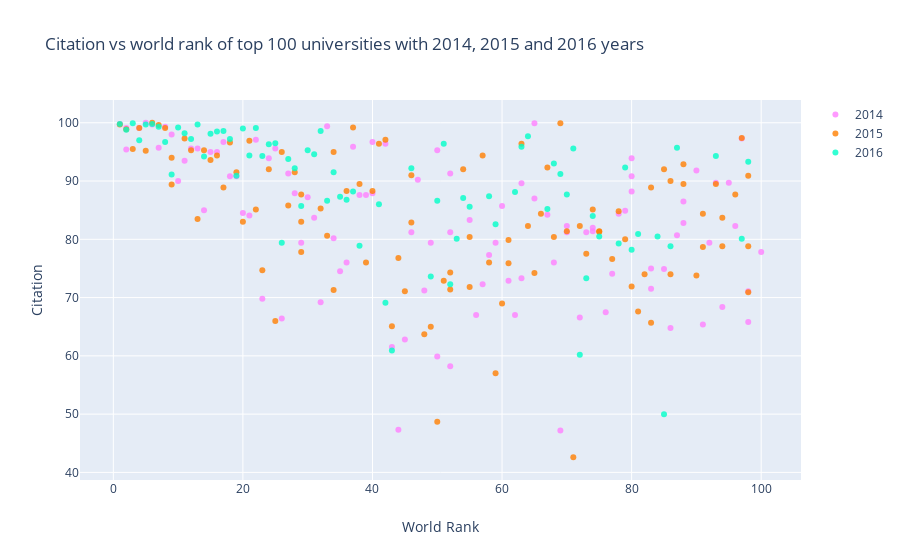

Notebook code cell kept with this figure:
### Markdown cell above
<a id="3"></a> <br>
# Scatter

<font color='red'>
Scatter 예제: 인용 vs 2014,2015,2016년 탑100대학들


<font color='black'>
    
* Import graph_objs as *go*
* 정보(traces)
    * x = x axis
    * y = y axis
    * mode = marker, line 또는 marker + line와 같은 plot의 타입
    * name = plots의 이름
    * marker = marker는 dictionary와 함께 사용한다.
        * color = 선의 색깔. RGB(빨강, 초록, 파랑)과 투명도(alpha)이 필요함.
    * text = hover text (hover는 curser이다.)
* data = 위에서 생성한 정보들을 담는 list.
* layout = it is dictionary.
    * title = title of layout
    * x axis = it is dictionary
        * title = label of x axis
        * ticklen = length of x axis ticks
        * zeroline = zeroline을 표시할 것인지 안할것인지.
    * y axis = it is dictionary and same with x axis
* fig = 그것은 data와 layout을 포함한다.
* iplot() = data와 layout으로 생성된 도형을 plot으로 만듭니다.

### Code cell
# 준비된 data frames
df2014 = timesData[timesData.year == 2014].iloc[:100,:]
df2015 = timesData[timesData.year == 2015].iloc[:100,:]
df2016 = timesData[timesData.year == 2016].iloc[:100,:]
# import graph objects as "go"
import plotly.graph_objs as go
# creating trace1
trace1 =go.Scatter(
                    x = df2014.world_rank,
                    y = df2014.citations,
                    mode = "markers",
                    name = "2014",
                    marker = dict(color = 'rgba(255, 128, 255, 0.8)'),
                    text= df2014.university_name)
# creating trace2
trace2 =go.Scatter(
                    x = df2015.world_rank,
                    y = df2015.citations,
                    mode = "markers",
                    name = "2015",
                    marker = dict(color = 'rgba(255, 128, 2, 0.8)'),
                    text= df2015.university_name)
# creating trace3
trace3 =go.Scatter(
                    x = df2016.world_rank,
                    y = df2016.citations,
                    mode = "markers",
                    name = "2016",
                    marker = dict(color = 'rgba(0, 255, 200, 0.8)'),
                    text= df2016.university_name)
data = [trace1, trace2, trace3]
layout = dict(title = 'Citation vs world rank of top 100 universities with 2014, 2015 and 2016 years',
              xaxis= dict(title= 'World Rank',ticklen= 5,zeroline= False),
              yaxis= dict(title= 'Citation',ticklen= 5,zeroline= False)
             )
fig = dict(data = data, layout = layout)
iplot(fig)

### Figure 1 — Plotly figure (JSON) as saved in the notebook; plotly's stock layout.template omitted (floating-point values rounded to 4 significant figures)
{"data": [{"marker": {"color": "rgba(255, 128, 255, 0.8)"}, "mode": "markers", "name": "2014", "text": ["California Institute of Technology", "Harvard University", "University of Oxford", "Stanford University", "Massachusetts Institute of Technology", "Princeton University", "University of Cambridge", "University of California, Berkeley", "University of Chicago", "Imperial College London", "Yale University", "University of California, Los Angeles", "Columbia University", "ETH Zurich – Swiss Federal Institute of Technology Zurich", "Johns Hopkins University", "University of Pennsylvania", "Duke University", "University of Michigan", "Cornell University", "University of Toronto", "University College London", "Northwestern University", "University of Tokyo", "Carnegie Mellon University", "University of Washington", "National University of Singapore", "University of Texas at Austin", "Georgia Institute of Technology", "University of Illinois at Urbana-Champaign", "University of Wisconsin-Madison", "University of British Columbia", "London School of Economics and Political Science", "University of California, Santa Barbara", "University of Melbourne", "McGill University", "Karolinska Institute", "École Polytechnique Fédérale de Lausanne", "King’s College London", "University of Edinburgh", "New York University", "University of California, San Diego", "Washington University in St Louis", "University of Hong Kong", "Seoul National University", "Peking University", "University of Minnesota", "University of North Carolina at Chapel Hill", "Australian National University", "Pennsylvania State University", "Boston University", "Tsinghua University", "Brown University", "Kyoto University", "University of California, Davis", "LMU Munich", "Korea Advanced Institute of Science and Technology (KAIST)", "Hong Kong University of Science and Technology", "University of Manchester", "Ohio State University", "Pohang University of Science and Technology", "KU Leuven", "Purdue University", "The University of Queensland", "University of Göttingen", "Rice University", "École Normale Supérieure", "Leiden University", "Heidelberg University", "Delft University of Technology", "University of Southern California", "École Polytechnique", "University of Sydney", "Erasmus University Rotterdam", "University of Basel", "Utrecht University", "Nanyang Technological University", "Wageningen University and Research Center", "University of Pittsburgh", "University of Bristol", "Durham University", "Emory University", "Tufts University", "Michigan State University", "University of Amsterdam", "Ghent University", "Free University of Berlin", "Technical University of Munich", "Case Western Reserve University", "Vanderbilt University", "University of Notre Dame", "Monash University", "McMaster University", "University of California, Irvine", "Humboldt University of Berlin", "University of Rochester", "Pierre and Marie Curie University", "University of Colorado Boulder", "Maastricht University", "University of Groningen", "University of Helsinki"], "type": "scatter", "x": ["1", "2", "2", "4", "5", "6", "7", "8", "9", "10", "11", "12", "13", "14", "15", "16", "17", "18", "19", "20", "21", "22", "23", "24", "25", "26", "27", "28", "29", "30", "31", "32", "33", "34", "35", "36", "37", "38", "39", "40", "40", "42", "43", "44", "45", "46", "47", "48", "49", "50", "50", "52", "52", "52", "55", "56", "57", "58", "59", "60", "61", "62", "63", "63", "65", "65", "67", "68", "69", "70", "70", "72", "73", "74", "74", "76", "77", "78", "79", "80", "80", "80", "83", "83", "85", "86", "87", "88", "88", "90", "91", "92", "93", "94", "95", "96", "97", "98", "98", "100"], "y": [99.8, 99.1, 95.4, 99.1, 100, 99.7, 95.7, 99.3, 98, 90, 93.5, 95.6, 95.6, 85, 95, 95, 96.7, 90.8, 90.8, 84.5, 84.1, 97.1, 69.8, 93.9, 95.6, 66.4, 91.3, 87.9, 79.4, 87.2, 83.7, 69.2, 99.4, 80.2, 74.5, 76, 95.9, 87.6, 87.6, 87.9, 96.7, 96.4, 61.5, 47.3, 62.8, 81.2, 90.2, 71.2, 79.4, 95.3, 59.9, 91.3, 58.2, 81.2, 83.3, 67, 72.3, 77.3, 79.4, 85.7, 72.9, 67, 73.3, 89.6, 99.9, 87, 84.2, 76, 47.2, 81.2, 82.3, 66.6, 81.2, 81.4, 82, 67.5, 74.1, 84.4, 84.9, 88.2, 90.8, 93.9, 71.5, 75, 74.9, 64.8, 80.7, 82.8, 86.5, 91.8, 65.4, 79.4, 89.7, 68.4, 89.7, 82.3, 97.3, 65.8, 71.1, 77.8]}, {"marker": {"color": "rgba(255, 128, 2, 0.8)"}, "mode": "markers", "name": "2015", "text": ["California Institute of Technology", "Harvard University", "University of Oxford", "Stanford University", "University of Cambridge", "Massachusetts Institute of Technology", "Princeton University", "University of California, Berkeley", "Imperial College London", "Yale University", "University of Chicago", "University of California, Los Angeles", "ETH Zurich – Swiss Federal Institute of Technology Zurich", "Columbia University", "Johns Hopkins University", "University of Pennsylvania", "University of Michigan", "Duke University", "Cornell University", "University of Toronto", "Northwestern University", "University College London", "University of Tokyo", "Carnegie Mellon University", "National University of Singapore", "University of Washington", "Georgia Institute of Technology", "University of Texas at Austin", "LMU Munich", "University of Illinois at Urbana-Champaign", "University of Wisconsin-Madison", "University of British Columbia", "University of Melbourne", "London School of Economics and Political Science", "École Polytechnique Fédérale de Lausanne", "University of Edinburgh", "University of California, Santa Barbara", "New York University", "McGill University", "King’s College London", "University of California, San Diego", "Washington University in St Louis", "University of Hong Kong", "Karolinska Institute", "Australian National University", "University of Minnesota", "University of North Carolina at Chapel Hill", "Peking University", "Tsinghua University", "Seoul National University", "Hong Kong University of Science and Technology", "Korea Advanced Institute of Science and Technology (KAIST)", "University of Manchester", "Brown University", "KU Leuven", "University of California, Davis", "Boston University", "Pennsylvania State University", "Kyoto University", "University of Sydney", "Nanyang Technological University", "École Polytechnique", "Scuola Normale Superiore di Pisa", "Leiden University", "The University of Queensland", "Pohang University of Science and Technology", "University of Göttingen", "Ohio State University", "Rice University", "Heidelberg University", "Delft University of Technology", "Erasmus University Rotterdam", "Wageningen University and Research Center", "University of Bristol", "University of Basel", "University of Southern California", "University of Amsterdam", "École Normale Supérieure", "Utrecht University", "Humboldt University of Berlin", "Free University of Berlin", "Michigan State University", "Durham University", "Monash University", "Middle East Technical University", "University of Arizona", "University of Notre Dame", "Tufts University", "University of California, Irvine", "Ghent University", "University of Massachusetts", "University of Pittsburgh", "Emory University", "McMaster University", "University of Glasgow", "Vanderbilt University", "University of Colorado Boulder", "Stockholm University", "Technical University of Munich", "Uppsala University"], "type": "scatter", "x": ["1", "2", "3", "4", "5", "6", "7", "8", "9", "9", "11", "12", "13", "14", "15", "16", "17", "18", "19", "20", "21", "22", "23", "24", "25", "26", "27", "28", "29", "29", "29", "32", "33", "34", "34", "36", "37", "38", "39", "40", "41", "42", "43", "44", "45", "46", "46", "48", "49", "50", "51", "52", "52", "54", "55", "55", "57", "58", "59", "60", "61", "61", "63", "64", "65", "66", "67", "68", "69", "70", "71", "72", "73", "74", "75", "75", "77", "78", "79", "80", "81", "82", "83", "83", "85", "86", "86", "88", "88", "90", "91", "91", "93", "94", "94", "96", "97", "98", "98", "98"], "y": [99.7, 98.9, 95.5, 99.1, 95.2, 100, 99.6, 99.1, 89.4, 94, 97.3, 95.3, 83.5, 95.3, 93.6, 94.4, 88.9, 96.6, 91.5, 83, 96.9, 85.1, 74.7, 92, 66, 95, 85.8, 91.5, 83, 77.8, 87.7, 85.3, 80.6, 71.3, 95, 88.3, 99.2, 89.5, 76, 88.3, 96.4, 97.1, 65.1, 76.8, 71.1, 82.9, 91, 63.7, 65, 48.7, 72.9, 71.4, 74.3, 92, 71.8, 80.4, 94.4, 76, 57, 69, 75.9, 79.9, 96.4, 82.3, 74.2, 84.4, 92.3, 80.4, 99.9, 81.4, 42.6, 82.3, 77.5, 85.1, 81.4, 81.3, 76.6, 84.8, 80, 71.9, 67.6, 74, 88.9, 65.7, 92, 74, 90, 92.9, 89.5, 73.8, 78.7, 84.4, 89.5, 78.8, 83.7, 87.7, 97.4, 90.9, 78.8, 70.9]}, {"marker": {"color": "rgba(0, 255, 200, 0.8)"}, "mode": "markers", "name": "2016", "text": ["California Institute of Technology", "University of Oxford", "Stanford University", "University of Cambridge", "Massachusetts Institute of Technology", "Harvard University", "Princeton University", "Imperial College London", "ETH Zurich – Swiss Federal Institute of Technology Zurich", "University of Chicago", "Johns Hopkins University", "Yale University", "University of California, Berkeley", "University College London", "Columbia University", "University of California, Los Angeles", "University of Pennsylvania", "Cornell University", "University of Toronto", "Duke University", "University of Michigan", "Carnegie Mellon University", "London School of Economics and Political Science", "University of Edinburgh", "Northwestern University", "National University of Singapore", "King’s College London", "Karolinska Institute", "LMU Munich", "New York University", "École Polytechnique Fédérale de Lausanne", "University of Washington", "University of Melbourne", "University of British Columbia", "KU Leuven", "University of Illinois at Urbana-Champaign", "Heidelberg University", "McGill University", "University of California, San Diego", "University of California, Santa Barbara", "Georgia Institute of Technology", "Peking University", "University of Tokyo", "University of California, Davis", "University of Hong Kong", "University of Texas at Austin", "Tsinghua University", "Wageningen University and Research Center", "Humboldt University of Berlin", "University of Wisconsin-Madison", "Brown University", "Australian National University", "Technical University of Munich", "École Normale Supérieure", "Nanyang Technological University", "University of Manchester", "University of Sydney", "University of Amsterdam", "Hong Kong University of Science and Technology", "The University of Queensland", "Washington University in St Louis", "Utrecht University", "University of North Carolina at Chapel Hill", "Boston University", "Delft University of Technology", "University of Minnesota", "Leiden University", "University of Southern California", "University of Bristol", "Durham University", "Erasmus University Rotterdam", "Free University of Berlin", "Monash University", "University of Groningen", "Pennsylvania State University", "University of Glasgow", "University of Helsinki", "University of Tübingen", "University of Pittsburgh", "University of Warwick", "Uppsala University", "University of Copenhagen", "University of New South Wales", "University of Freiburg", "Seoul National University", "University of St Andrews", "Vanderbilt University", "Kyoto University", "Maastricht University", "Emory University", "Lund University", "Ohio State University", "University of Exeter", "University of Bonn", "Georgetown University", "McMaster University", "University of Sheffield", "Queen Mary University of London", "University of Göttingen", "Michigan State University"], "type": "scatter", "x": ["1", "2", "3", "4", "5", "6", "7", "8", "9", "10", "11", "12", "13", "14", "15", "16", "17", "18", "19", "20", "21", "22", "23", "24", "25", "26", "27", "28", "29", "30", "31", "32", "33", "34", "35", "36", "37", "38", "=39", "=39", "41", "42", "43", "=44", "=44", "46", "=47", "=47", "49", "50", "51", "52", "53", "54", "55", "=56", "=56", "58", "59", "=60", "=60", "62", "63", "64", "=65", "=65", "67", "68", "69", "70", "71", "72", "73", "74", "75", "=76", "=76", "78", "79", "80", "81", "=82", "=82", "84", "85", "86", "87", "=88", "=88", "=90", "=90", "=90", "93", "=94", "=94", "=94", "97", "98", "=99", "=99"], "y": [99.8, 98.8, 99.9, 97, 99.7, 99.8, 99.3, 96.7, 91.1, 99.2, 98.2, 97.2, 99.7, 94.2, 98.1, 98.5, 98.6, 97.2, 90.9, 99, 94.4, 99.1, 94.3, 96.3, 96.5, 79.4, 93.8, 92.2, 85.7, 95.3, 94.6, 98.6, 86.6, 91.5, 87.3, 86.8, 88.2, 78.9, 98.7, 99.2, 86, 69.1, 60.9, 84.3, 70.1, 92.2, 58.8, 87.8, 73.6, 86.6, 96.4, 72.3, 80.1, 87.1, 85.6, 77.3, 77.5, 87.4, 82.6, 82.4, 99.2, 88.1, 95.9, 97.7, 61.5, 88, 85.2, 93, 91.2, 87.7, 95.6, 60.2, 73.3, 84, 80.5, 92.3, 82.1, 79.3, 92.3, 78.2, 80.9, 86.2, 82.1, 80.5, 50, 78.8, 95.7, 46.6, 82.7, 96.7, 81.3, 83.2, 94.3, 85.3, 82.5, 84.9, 80.1, 93.3, 72.7, 76.8]}], "layout": {"title": {"text": "Citation vs world rank of top 100 universities with 2014, 2015 and 2016 years"}, "xaxis": {"ticklen": 5, "title": {"text": "World Rank"}, "zeroline": false}, "yaxis": {"ticklen": 5, "title": {"text": "Citation"}, "zeroline": false}}}
